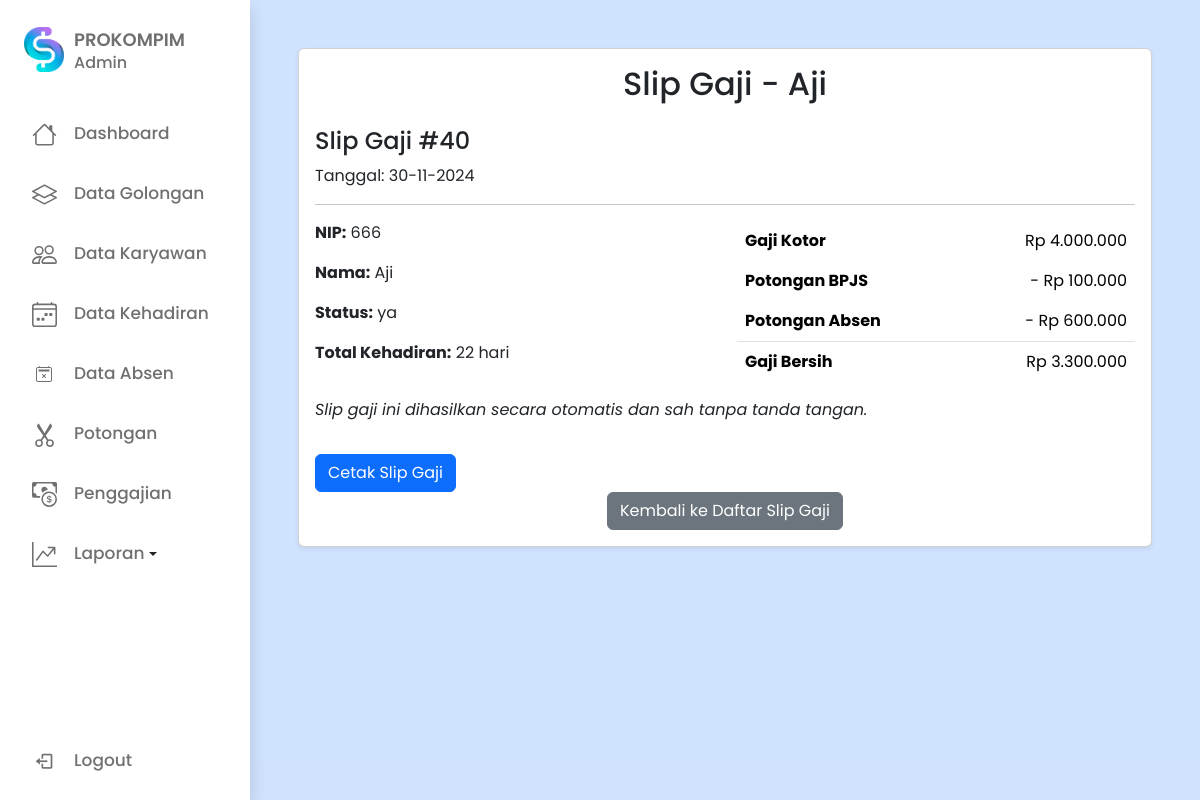
/detail_slip_gaji.php?nip=666 (signed in), run on the app's committed database.
### tables this page shows
CREATE TABLE `gaji` (
  `no_slipgaji` int(11) NOT NULL,
  `nip` int(11) NOT NULL,
  `tgl_gaji` date NOT NULL,
  `bulan` int(11) NOT NULL,
  `gaji_kotor` int(11) NOT NULL,
  `gaji_bersih` int(11) NOT NULL,
  `status` varchar(8) NOT NULL
);

CREATE TABLE `staf` (
  `nip` int(11) NOT NULL,
  `password` varchar(32) NOT NULL,
  `id_golongan` int(11) NOT NULL,
  `nm_staf` text NOT NULL,
  `alamat` varchar(40) NOT NULL,
  `tgl_masuk_kerja` date NOT NULL,
  `no_telp` varchar(13) NOT NULL
);

CREATE TABLE `potongan` (
  `id_potongan` int(11) NOT NULL,
  `potongan_bpjs` int(11) NOT NULL,
  `potongan_kehadiran` int(11) NOT NULL
);

### detail_slip_gaji.php (the view, shortened to what this page needs)
<?php
include 'koneksi.php';
if (isset($_GET['nip'])) {
    $nip = intval($_GET['nip']);
    $sql = "SELECT * FROM gaji INNER JOIN staf ON gaji.nip = staf.nip WHERE gaji.nip = $nip ORDER BY gaji.no_slipgaji DESC";
    $result = mysqli_query($conn, $sql);
    if ($result->num_rows > 0) {
        $sql_staf = "SELECT nm_staf FROM staf WHERE nip = ?";
        $stmt_staf = $conn->prepare($sql_staf);
        $stmt_staf->bind_param("i", $nip);
        $stmt_staf->execute();
        $result_staf = $stmt_staf->get_result();
        if ($result_staf->num_rows > 0) {
            $staf = $result_staf->fetch_assoc();
            $namaStaf = $staf['nm_staf'];
        } else {
            echo "Nama staf tidak ditemukan.";
            exit;
        }
    } else {
        echo "Data slip gaji tidak ditemukan.";
        exit;
    }
}
?>
<!DOCTYPE html>
<html lang="en">
<head>
    <link rel="stylesheet" href="styles.css">
    <link href='https://unpkg.com/boxicons@2.1.1/css/boxicons.min.css' rel='stylesheet'>
    <link href="https://cdn.jsdelivr.net/npm/bootstrap@5.3.3/dist/css/bootstrap.min.css" rel="stylesheet">
</head>
<body class="bg-primary bg-opacity-25">
    <div class="sidebar no-print">
        <?php include('sidebar.php') ?>
    </div>
    <section class="home bg-light bg-opacity-25 printable">
        <div class="ps-5 pe-5 pt-5">
            <div class="row gx-0" style="margin-left: 0; margin-right: 0;">
                <div class="col-md-12 mb-4">
                    <?php
                    while ($row = $result->fetch_assoc()) {
                        $nip = $row['nip'];
                        $bulan = $row['bulan'];
                        $pot = "SELECT * FROM potongan";
                        $bpjs = 0;
                        if (mysqli_query($conn, $pot)->num_rows > 0) {
                            $data = mysqli_query($conn, $pot)->fetch_assoc();
                            $bpjs = $data['potongan_bpjs'];
                        }
                        $cari = "SELECT p.nip, MONTH(p.waktu) as bulan, COUNT(*) as total_masuk, s.nm_staf as nama
                                FROM presensi p
                                INNER JOIN staf s ON p.nip = s.nip
                                WHERE YEAR(p.waktu) = YEAR(CURRENT_DATE) AND MONTH(p.waktu) = $bulan AND p.nip = $nip
                                GROUP BY p.nip, MONTH(p.waktu)
                                ";
                        if (mysqli_query($conn, $cari)->num_rows > 0) {
                            $data = mysqli_query($conn, $cari)->fetch_assoc();
                            $totalHadir = $data['total_masuk'];
                        }
                        $hadir = $row["gaji_kotor"] - ($row["gaji_bersih"] + $bpjs);
                    ?>
                        <div class="card mb-3 shadow-sm">
                            <div class="card-body d-flex flex-column">
                                <div class="form-table">
                                    <h2 class="mb-4 text-center">Slip Gaji - <?= $namaStaf; ?></h2>
                                    <div class="slip-gaji">
                                        <div class="slip-header">
                                            <h4>Slip Gaji #<?= $row["no_slipgaji"] ?></h4>
                                            <p>Tanggal: <?= date('d-m-Y', strtotime($row["tgl_gaji"])) ?></p>
                                            <hr>
                                        </div>
                                        <div class="row">
                                            <div class="col-6">
                                                <p><strong>NIP:</strong> <?= $nip ?></p>
                                                <p><strong>Nama:</strong> <?= $namaStaf ?></p>
                                                <p><strong>Status:</strong> <?= $row["status"] ?></p>
                                                <p><strong>Total Kehadiran:</strong> <?= $totalHadir ?? 0 ?> hari</p>
                                            </div>
                                            <div class="col-6">
                                                <table class="table table-borderless">
                                                    <tr>
                                                        <td><strong>Gaji Kotor</strong></td>
                                                        <td class="text-end">Rp <?= number_format($row["gaji_kotor"], 0, ',', '.') ?></td>
                                                    </tr>
                                                    <tr>
                                                        <td><strong>Potongan BPJS</strong></td>
                                                        <td class="text-end">- Rp <?= number_format($bpjs, 0, ',', '.') ?></td>
                                                    </tr>
                                                    <tr class="border-bottom">
                                                        <td><strong>Potongan Absen</strong></td>
                                                        <td class="text-end">- Rp <?= number_format($hadir, 0, ',', '.') ?></td>
                                                    </tr>
                                                    <tr class="">
                                                        <td><strong>Gaji Bersih</strong></td>
                                                        <td class="text-end">Rp <?= number_format($row['gaji_bersih'], 0, ',', '.') ?></td>
                                                    </tr>
                                                </table>
                                            </div>
                                        </div>
                                        <div class="slip-footer">
                                            <p><em>Slip gaji ini dihasilkan secara otomatis dan sah tanpa tanda tangan.</em></p>
                                        </div>
                                        <button class="btn btn-primary mt-3 no-print" onclick="window.print()">Cetak Slip Gaji</button>
                                    </div>
                                    <div class="text-center no-print">
                                        <a href="slip_gaji.php" class="btn btn-secondary">Kembali ke Daftar Slip Gaji</a>
                                    </div>
                                </div>
                            </div>
                        </div>
                    <?php
                    }
                    ?>
                </div>
            </div>
    </section>
</body>
</html>

### styles.css (style rules this page uses)
* { margin: 0; padding: 0; box-sizing: border-box; font-family: "Poppins", sans-serif; }
:root { --body-color: #e4e9f7; --sidebar-color: #fff; --primary-color: #695cfe; --primary-color-light: #f6f5ff; --toggle-color: #ddd; --text-color: #707070; --tran-03: all 0.2s ease; --tran-03: all 0.3s ease; --tran-04: all 0.3s ease; --tran-05: all 0.3s ease; }
body { min-height: 100vh; background-color: var(--body-color); transition: var(--tran-05); }
.sidebar { position: fixed; top: 0; left: 0; height: 100%; width: 250px; padding: 10px 14px; background: var(--sidebar-color); transition: var(--tran-05); z-index: 100; }
.home { position: absolute; top: 0; top: 0; left: 250px; height: 100vh; width: calc(100% - 250px); background-color: var(--body-color); transition: var(--tran-05); }

### data on the page
gaji: no_slipgaji "40", tgl_gaji "30-11-2024", staf.nip "666", status "ya", totalHadir "22", gaji_kotor "4.000.000", potongan.potongan_bpjs "100.000", hadir "600.000", gaji_bersih "3.300.000"
staf: nm_staf "Aji"
